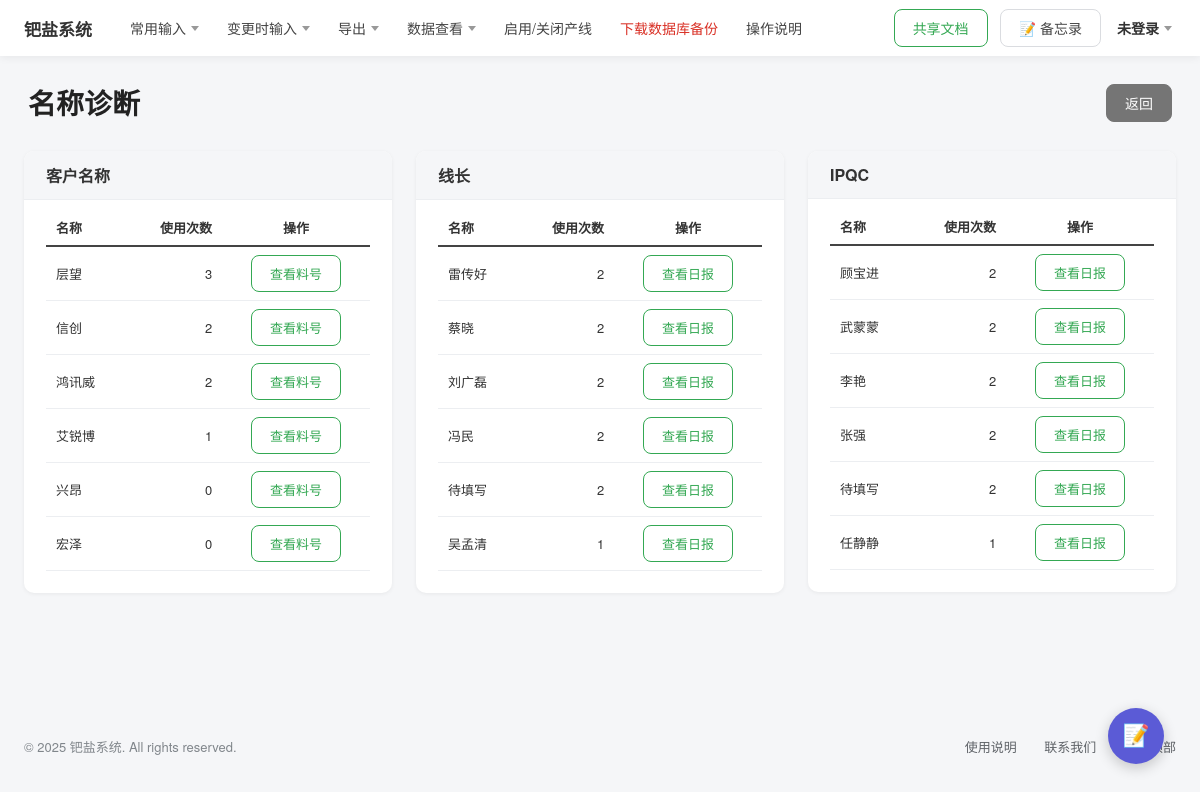
The page /name-diagnosis/ on the database its author committed.
### palladium/models.py (models this page shows, shortened)
class Customer(models.Model):
    name = models.CharField('客户名称', max_length=100, unique=True)
    created_at = models.DateTimeField('创建时间', auto_now_add=True)
    class Meta:
        ordering = ['name']
        verbose_name = '客户'
        verbose_name_plural = '客户'

### palladium/views.py (the view)
# urls.py: path('name-diagnosis/', views.name_diagnosis, name='name_diagnosis'),
def name_diagnosis(request):
    customer_rows = [
        {'id': c.id, 'name': c.name, 'usage': c.usage}
        for c in Customer.objects.annotate(usage=Count('products')).order_by('-usage', 'name')
    ]
    def name_stats(field):
        rows = []
        for row in DailyReport.objects.values(field).annotate(
                usage=Count('id')).order_by('-usage'):
            blank = not row[field]
            rows.append({
                'name': row[field] or '待填写',
                'usage': row['usage'],
                'blank': blank,
            })
        return rows
    context = {
        'page_title': '名称诊断',
        'customers': customer_rows,
        'leaders': name_stats('line_leader'),
        'ipqcs': name_stats('ipqc'),
    }
    return render(request, 'palladium/name_diagnosis.html', context)

### templates/palladium/name_diagnosis.html (shortened to what this page needs)
{% extends 'base.html' %}
{% load static %}
{% block extra_css %}
<link rel="stylesheet" href="{% static 'css/page-form.css' %}">
{% endblock %}
{% block page_body %}
<div class="edit-header">
    <h1>名称诊断</h1>
    <a class="btn btn-gray" href="{% url 'palladium:dashboard' %}">返回</a>
</div>
<main class="content form-page" style="max-width:100%;">
    <div class="diag-grid">
        <section class="form-card">
            <div class="form-card-header"><h2>客户名称</h2></div>
            <div class="form-card-body" style="padding-top:10px;">
                <table class="list-table mini-table">
                    <thead><tr><th>名称</th><th style="text-align:right;">使用次数</th><th style="text-align:center;">操作</th></tr></thead>
                    <tbody>
                    {% for r in customers %}
                    <tr>
                        <td>{{ r.name }}</td>
                        <td style="text-align:right;">{{ r.usage }}</td>
                        <td style="text-align:center;">
                            <a class="btn btn-outline-green btn-sm" href="{% url 'palladium:product_list' %}?customer={{ r.id }}">查看料号</a>
                        </td>
                    </tr>
                    {% empty %}
                    <tr><td colspan="3" class="text-muted">暂无客户</td></tr>
                    {% endfor %}
                    </tbody>
                </table>
            </div>
        </section>
        <section class="form-card">
            <div class="form-card-header"><h2>线长</h2></div>
            <div class="form-card-body" style="padding-top:10px;">
                <table class="list-table mini-table">
                    <thead><tr><th>名称</th><th style="text-align:right;">使用次数</th><th style="text-align:center;">操作</th></tr></thead>
                    <tbody>
                    {% for r in leaders %}
                    <tr>
                        <td>{{ r.name }}</td>
                        <td style="text-align:right;">{{ r.usage }}</td>
                        <td style="text-align:center;">
                            <a class="btn btn-outline-green btn-sm"
                               href="{% if r.blank %}{% url 'palladium:report_list' %}{% else %}{% url 'palladium:report_list' %}?leader={{ r.name|urlencode }}{% endif %}">查看日报</a>
                        </td>
                    </tr>
                    {% empty %}
                    <tr><td colspan="3" class="text-muted">暂无线长记录</td></tr>
                    {% endfor %}
                    </tbody>
                </table>
            </div>
        </section>
        <section class="form-card">
            <div class="form-card-header"><h2>IPQC</h2></div>
            <div class="form-card-body" style="padding-top:10px;">
                <table class="list-table mini-table">
                    <thead><tr><th>名称</th><th style="text-align:right;">使用次数</th><th style="text-align:center;">操作</th></tr></thead>
                    <tbody>
                    {% for r in ipqcs %}
                    <tr>
                        <td>{{ r.name }}</td>
                        <td style="text-align:right;">{{ r.usage }}</td>
                        <td style="text-align:center;">
                            <a class="btn btn-outline-green btn-sm"
                               href="{% if r.blank %}{% url 'palladium:report_list' %}{% else %}{% url 'palladium:report_list' %}?ipqc={{ r.name|urlencode }}{% endif %}">查看日报</a>
                        </td>
                    </tr>
                    {% empty %}
                    <tr><td colspan="3" class="text-muted">暂无IPQC记录</td></tr>
                    {% endfor %}
                    </tbody>
                </table>
            </div>
        </section>
    </div>
</main>
{% endblock %}

### static/css/base.css (style rules this page uses)
* { margin: 0; padding: 0; box-sizing: border-box; }
body { font-family: "Microsoft YaHei", "PingFang SC", "Helvetica Neue", Arial, sans-serif; font-size: 14px; color: #333; background: #f5f6f8; }
a { text-decoration: none; color: inherit; }
.btn { display: inline-flex; align-items: center; justify-content: center; padding: 8px 18px; border: 1px solid #dadce0; border-radius: 8px; background: #fff; font-size: 14px; cursor: pointer; transition: all 0.15s; }
.btn-outline-green { border-color: #34a853; color: #34a853; background: #fff; }
.content { max-width: 1500px; margin: 0 auto; padding: 32px 24px 60px; }

### static/css/page-form.css (style rules this page uses)
.form-page { padding-top: 24px; max-width: 1500px; margin: 0 auto; }
.form-card { background: #fff; border-radius: 10px; box-shadow: 0 1px 4px rgba(0, 0, 0, 0.06); margin-bottom: 24px; overflow: hidden; }
.form-card-header { display: flex; align-items: center; justify-content: space-between; background: #f5f6f8; border-bottom: 1px solid #eceef1; padding: 12px 22px; }
.form-card-header h2 { font-size: 16px; font-weight: 600; color: #333; }
.form-card-body { padding: 22px; }
.btn-gray { background: #757575; border-color: #757575; color: #fff; }
.btn-sm { padding: 8px 18px; font-size: 13px; }
.list-table { width: 100%; border-collapse: collapse; }
.list-table th { text-align: left; padding: 13px 14px; border-bottom: 2px solid #444; white-space: nowrap; font-weight: 600; background: #fff; }
.list-table td { padding: 11px 14px; border-bottom: 1px solid #eceef1; white-space: nowrap; }
.edit-header { display: flex; align-items: center; justify-content: space-between; padding: 26px 28px 4px; }
.edit-header h1 { font-size: 28px; font-weight: 700; color: #222; }
.mini-table { width: 100%; border-collapse: collapse; }
.mini-table th { text-align: left; font-size: 13px; font-weight: 600; padding: 8px 10px; border-bottom: 2px solid #444; white-space: nowrap; }
.mini-table td { font-size: 13px; padding: 8px 10px; border-bottom: 1px solid #eceef1; white-space: nowrap; }
.diag-grid { display: grid; grid-template-columns: repeat(3, 1fr); gap: 24px; align-items: start; }
.diag-grid .mini-table th { border-bottom: 2px solid #444; }

### rows shown on the page
Customer: name "层望"
Customer: name "信创"
Customer: name "鸿讯威"
Customer: name "艾锐博"
Customer: name "兴昂"
Customer: name "宏泽"

### other values the page prints
{{ r.usage }} "3" "2" "2" "1" "0" "0"
{{ r.name }} "雷传好" "蔡晓" "刘广磊" "冯民" "待填写" "吴孟清"
{{ r.usage }} "2" "2" "2" "2" "2" "1"
{{ r.name }} "顾宝进" "武蒙蒙" "李艳" "张强" "待填写" "任静静"
